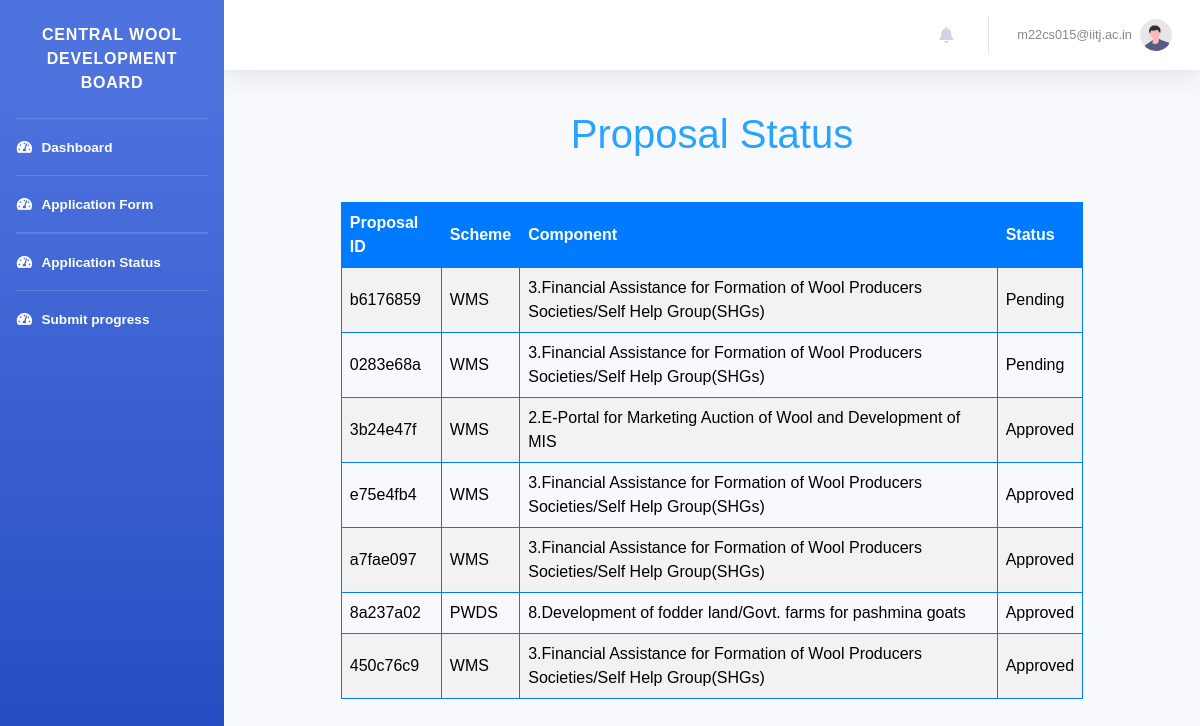
The app's page /dashboard/proposal_status/ (signed in) with its own data.
### authapp/models.py (models this page shows, shortened)
class CustomUser(AbstractBaseUser, PermissionsMixin):
    AGENCY_NATURE_CHOICES = [
        ("Central Federations", "Central Federations"),
        ("State Federations", "State Federations"),
        ("Central Sheep & Wool Boards", "Central Sheep & Wool Boards"),
        ("State Sheep & Wool Boards", "State Sheep & Wool Boards"),
        ("UT Govt. Sheep & Wool Boards", "UT Govt. Sheep & Wool Boards"),
        ("UT Govt. Sheep & Wool Federations", "UT Govt. Sheep & Wool Federations"),
        ("State Govt. Corporations Federations", "State Govt. Corporations Federations"),
        ("Central Departments", "Central Departments"),
        ("State Departments", "State Departments"),
        ("UT Statutory Departments", "UT Statutory Departments"),
        ("Autonomous and Advisory Bodies Departments", "Autonomous and Advisory Bodies Departments"),
        ("State Cooperative Departments", "State Cooperative Departments"),
        ("UT Cooperative Departments", "UT Cooperative Departments"),
        ("Central Govt Cooperative Departments", "Central Govt Cooperative Departments"),
        ("Central Govt Animal Husbandry Department", "Central Govt Animal Husbandry Department"),
        ("State Govt. Animal Husbandry Department", "State Govt. Animal Husbandry Department"),
        ("UT Animal Husbandry Department", "UT Animal Husbandry Department"),
        ("State Industries Department", "State Industries Department"),
        ("Central Industries Department", "Central Industries Department"),
        ("UT Industries Department", "UT Industries Department"),
        ("Central Organizations", "Central Organizations"),
        ("State Organizations", "State Organizations"),
        ("UT Government Organizations", "UT Government Organizations"),
        ("Universities of State", "Universities of State"),
        ("Universities of Central Govt", "Universities of Central Govt"),
        ("Universities of UT", "Universities of UT"),
        ("Govt. marketing event organizers", "Govt. marketing event organizers"),
        ("Central Research & Development Institutions", "Central Research & Development Institutions"),
        ("State Research & Development Institutions", "State Research & Development Institutions"),
        ("UT Govts. Autonomous Research & Development Institutions", "UT Govts. Autonomous Research & Development Institutions"),
        ("Statutory Bodies Research & Development Institutions", "Statutory Bodies Research & Development Institutions"),
        ("Textiles Research Associations (TRAs)", "Textiles Research Associations (TRAs)"),
    ]
    is_staff = models.BooleanField(default=False)
    is_active = models.BooleanField(default=True)
    date_joined = models.DateTimeField(default=timezone.now)
    agency_name = models.CharField(max_length=100,blank=False,null=False,default="")
    agency_nature = models.CharField(
        max_length=100, choices=AGENCY_NATURE_CHOICES, default='Central Federations')
    registration_number = models.CharField(max_length=100, blank=True, null=True)
    address = models.TextField(default="",blank=False,null=False)
    pincode = models.CharField(max_length=10,blank=False,null=False,default="")
    contact_person_name = models.CharField(max_length=100,blank=False,null=False,default="")
    contact_person_designation = models.CharField(max_length=100,blank=False,null=False,default="")
    email = models.EmailField(_("email address"), unique=True,default="")
    contact_person_mobile = models.CharField(max_length=12,blank=False,null=False,default="")
    USERNAME_FIELD = "email"
    REQUIRED_FIELDS = []
    objects = CustomUserManager()

class Proposal(models.Model):
    STATUS_CHOICES = [
        ('Pending', 'Pending'),
        ('Approved', 'Approved'),
        ('Completed', 'Completed'),
        ('Rejected', 'Rejected'),
        ('Resubmit','Resubmit')
    ]
    user = models.ForeignKey(settings.AUTH_USER_MODEL, on_delete=models.CASCADE)
    name_and_address = models.TextField()
    project_scheme = models.CharField(max_length=20)
    scheme_component = models.CharField(max_length=100)
    nature_of_applicant = models.CharField(max_length=50)
    other_nature = models.CharField(max_length=50, blank=True, null=True)
    brief_of_agency = models.TextField()
    objectives_of_project = models.TextField()
    brief_of_project = models.TextField()
    justification_of_project = models.TextField()
    methodology_of_project = models.TextField()
    expected_outcome = models.FileField(upload_to='excel_files/', blank=True, null=True)
    scenario_change = models.TextField()
    beneficiaries = models.FileField(upload_to='excel_files/', blank=True, null=True)
    mode_of_selection = models.TextField()
    component_wise_cost = models.FileField(upload_to='excel_files/', blank=True, null=True)
    total_duration = models.FileField(upload_to='excel_files/', blank=True, null=True)
    location_of_project = models.CharField(max_length=100)
    associated_agency = models.TextField()
    bank_details = models.TextField()
    nodal_officer_details = models.TextField()
    other_info = models.TextField()
    status = models.CharField(max_length=20, choices=STATUS_CHOICES, default='Pending')
    fund_allocated = models.DecimalField(max_digits=20, decimal_places=2, blank=True, null=True)
    sanction_letter = models.FileField(upload_to='sanction_letters/', blank=True, null=True)
    project_report = models.FileField(upload_to='pdf_files/', blank=True, null=True)
    covering_letter = models.FileField(upload_to='pdf_files/', blank=True, null=True)
    unique_id = models.CharField(max_length=8, unique=True)
    created_at = models.DateTimeField(auto_now_add=True)

### authapp/views.py (the view)
# urls.py: path('dashboard/proposal_status/', views.proposal_status, name='proposal_status'),
@login_required
def proposal_status(request):
    user_proposals = Proposal.objects.filter(user=request.user)
    return render(request, 'proposal/proposal_status.html', {'proposals': user_proposals})

### templates/proposal/proposal_status.html (shortened to what this page needs)
{% extends 'base_dashboard.html' %}
    {% block content%}
     <header>
        <h1>Proposal Status</h1>
    </header>
    <table>
        <tr>
            <th>Proposal ID</th>
            <th>Scheme</th>
            <th>Component</th>
            <th>Status</th>
        </tr>
        {% for proposal in proposals %}
            <tr>
                <td>{{ proposal.unique_id }}</td>
                <td>{{ proposal.project_scheme }}</td>
                <td>{{proposal.scheme_component}}</td>
                <td>{{ proposal.status }}</td>
            </tr>
        {% endfor %}
    </table>
{% endblock %}

### templates/base_dashboard.html (shortened to what this page needs)
{% load static %}
<!DOCTYPE html>
<html lang="en">
<head>
    <link href="{%static 'css/user_dashboard/all.min.css'%}" rel="stylesheet" type="text/css">
        <link rel="stylesheet" href="https://cdnjs.cloudflare.com/ajax/libs/font-awesome/5.15.3/css/all.min.css">
    <link href="{%static 'css/user_dashboard/sb-admin-2.min.css'%}" rel="stylesheet">
</head>
<body id="page-top">
    <div id="wrapper">
        <ul class="navbar-nav bg-gradient-primary sidebar sidebar-dark accordion" id="accordionSidebar">
             <br>
            <a class="sidebar-brand d-flex align-items-center justify-content-center" href="index.html">
                <div class="sidebar-brand-text mx-sm-2">Central Wool Development Board</div>
            </a>
            <br>
            <hr class="sidebar-divider my-0">
            <li class="nav-item active">
                <a class="nav-link" href="{% url 'authapp:dashboard' %}">
                    <i class="fas fa-fw fa-tachometer-alt"></i>
                    <span>Dashboard</span></a>
            </li>
             <hr class="sidebar-divider my-0">
             <li class="nav-item active">
                <a class="nav-link" href="{% url 'authapp:submit_proposal' %}">
                    <i class="fas fa-fw fa-tachometer-alt"></i>
                    <span>Application Form</span></a>
            </li>
             <hr class="sidebar-divider my-0">
             <hr class="sidebar-divider my-0">
             <li class="nav-item active">
                <a class="nav-link" href="{% url 'authapp:proposal_status' %}">
                    <i class="fas fa-fw fa-tachometer-alt"></i>
                    <span>Application Status</span></a>
            </li>
            <hr class="sidebar-divider my-0">
             <li class="nav-item active">
                <a class="nav-link" href="{% url 'authapp:progress_report' %}">
                    <i class="fas fa-fw fa-tachometer-alt"></i>
                    <span>Submit progress</span></a>
            </li>
        </ul>
        <div id="content-wrapper" class="d-flex flex-column">
            <div id="content">
                 <nav class="navbar navbar-expand navbar-light bg-white topbar mb-4 static-top shadow ">
                    <ul class="navbar-nav ml-auto">
<li class="nav-item dropdown no-arrow mx-1">
    <a class="nav-link dropdown-toggle" href="#" id="alertsDropdown" role="button"
        data-toggle="dropdown" aria-haspopup="true" aria-expanded="false">
        <i class="fas fa-bell fa-fw"></i>
    </a>
</li>
                        <li class="nav-item dropdown no-arrow">
                            <a class="nav-link dropdown-toggle" href="#" id="userDropdown" role="button"
                                data-toggle="dropdown" aria-haspopup="true" aria-expanded="false">
                                <span class="mr-2 d-none d-lg-inline text-gray-600 small">{{user.email}}</span>
                                <img class="img-profile rounded-circle"
                                    src="{%static 'img/undraw_profile.svg'%}">
                            </a>
                        </li>
                    </ul>
</nav>
                <div class="container-fluid">
                   {% block content %}{% endblock %}
                </div>
        </div>
    </div>
</body>
</html>

### templates/proposal/proposal_status.html (style rules this page uses)
body { font-family: Arial, sans-serif; margin: 0; padding: 0; background-color: #f4f4f4; }
header { color: #2aa4fb; text-align: center; padding: 1em 0; }
table { width: 80%; margin: 20px auto; border-collapse: collapse; }
th, td { border: 1px solid #007BFF; padding: 8px; text-align: left; color:black; }
th { background-color: #007BFF; color: white; }
tr:nth-child(even) { background-color: #f2f2f2; }

### records on screen
CustomUser: email "m22cs015@iitj.ac.in"
Proposal: unique_id "b6176859", project_scheme "WMS", scheme_component "3.Financial Assistance for Formation of Wool Producers Societies/Self Help Group(SHGs)", status "Pending"
Proposal: unique_id "0283e68a", project_scheme "WMS", scheme_component "3.Financial Assistance for Formation of Wool Producers Societies/Self Help Group(SHGs)", status "Pending"
Proposal: unique_id "3b24e47f", project_scheme "WMS", scheme_component "2.E-Portal for Marketing Auction of Wool and Development of MIS", status "Approved"
Proposal: unique_id "e75e4fb4", project_scheme "WMS", scheme_component "3.Financial Assistance for Formation of Wool Producers Societies/Self Help Group(SHGs)", status "Approved"
Proposal: unique_id "a7fae097", project_scheme "WMS", scheme_component "3.Financial Assistance for Formation of Wool Producers Societies/Self Help Group(SHGs)", status "Approved"
Proposal: unique_id "8a237a02", project_scheme "PWDS", scheme_component "8.Development of fodder land/Govt. farms for pashmina goats", status "Approved"
Proposal: unique_id "450c76c9", project_scheme "WMS", scheme_component "3.Financial Assistance for Formation of Wool Producers Societies/Self Help Group(SHGs)", status "Approved"
